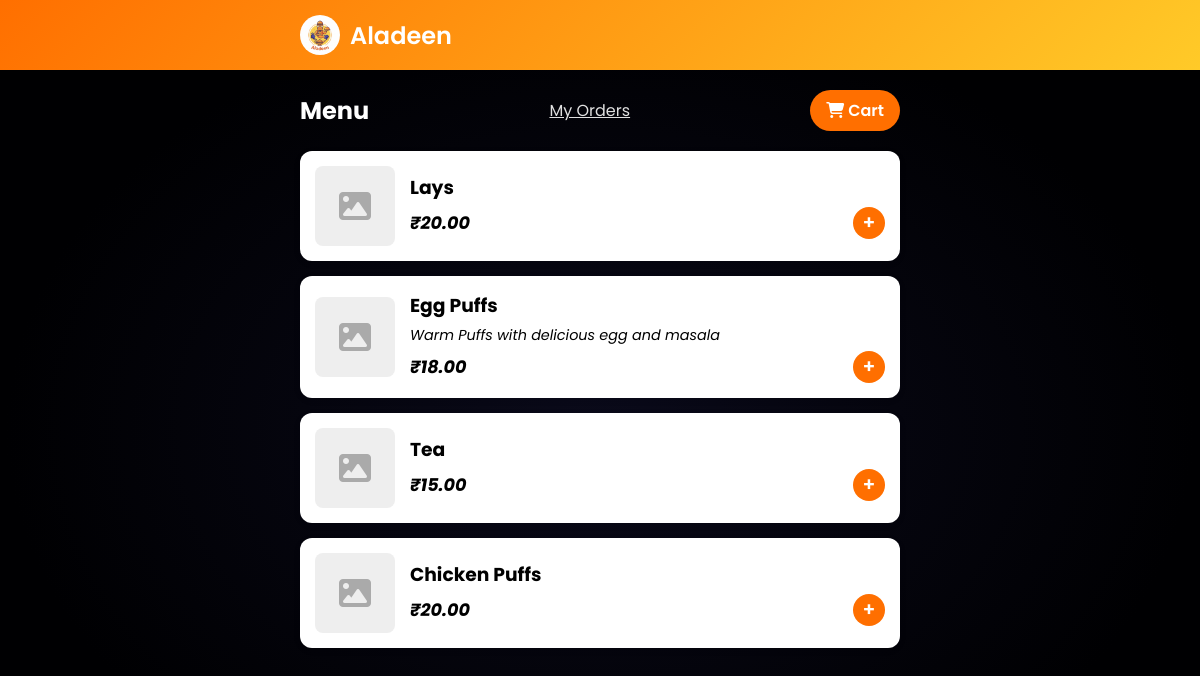
Before: /menu/ with the older database file.
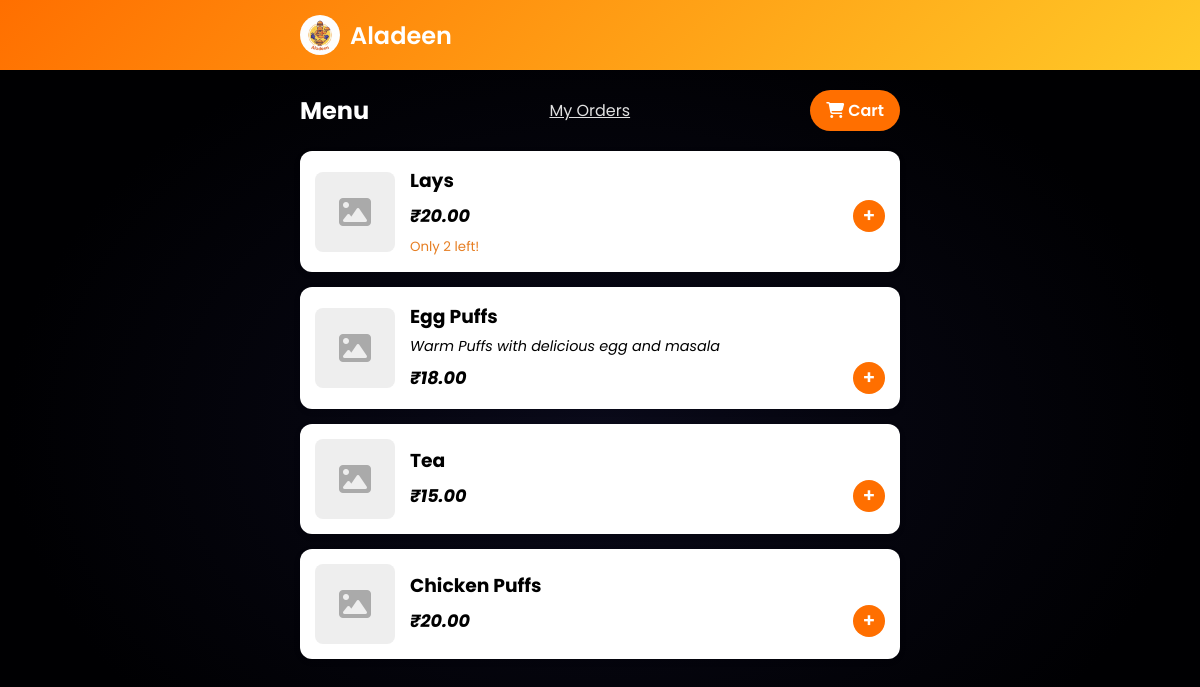
After: the same page with the newer database file.
### orders/models.py (models this page shows, shortened)
class Snack(models.Model):
    name = models.CharField(max_length=200)
    description = models.TextField(blank=True)
    price = models.DecimalField(max_digits=6, decimal_places=2)
    image = models.ImageField(upload_to='snacks/', blank=True, null=True)
    is_available = models.BooleanField(default=True)
    stock = models.PositiveIntegerField(default=0)

### orders/views.py (the view)
# urls.py: path('menu/', views.menu, name='menu'),
def menu(request):
    snacks = Snack.objects.filter(is_available=True)
    cart = request.session.get('cart', {})
    snacks_with_qty = []
    for snack in snacks:
        qty = cart.get(str(snack.id), 0)
        snacks_with_qty.append({
            'snack': snack,
            'qty': qty
        })
    return render(request, 'menu.html', {'snacks_with_qty': snacks_with_qty})

### templates/menu.html (shortened to what this page needs)
{% extends 'base.html' %}
{% block content %}
<div style="display: flex; justify-content: space-between; align-items: center; margin-bottom: 20px;">
    <h2 style="margin:0; color: white;">Menu</h2>
    <a style="color: #e0e0e0;" href="{% url 'my_orders' %}">My Orders</a>
    <a href="{% url 'cart' %}" class="btn btn-primary" style="padding: 8px 16px;">
        <i class="fas fa-shopping-cart"></i> Cart
    </a>
</div>
<div class="menu-grid">
    {% for item in snacks_with_qty %}
    <div class="snack-card">
        {% if item.snack.image %}
        <img src="{{ item.snack.image.url }}" alt="{{ item.snack.name }}" class="snack-img">
        {% else %}
        <div class="snack-img"
            style="background: #eee; display: flex; align-items: center; justify-content: center; color: #aaa;">
            <i class="fas fa-image fa-2x"></i>
        </div>
        {% endif %}
        <div class="snack-info">
            <h3 style="margin: 0 0 5px; font-weight: bold; color: black;">{{ item.snack.name }}</h3>
            <p style="margin: 0 0 5px; font-size: 0.9rem; font-style: italic; color: black;">{{ item.snack.description }}</p>
            <div style="display: flex; justify-content: space-between; align-items: center;">
                <span class="snack-price" style="font-style: italic; color: black;">₹{{ item.snack.price }}</span>
                {% if item.snack.stock > 0 %}
                <div style="display: flex; align-items: center; gap: 10px;">
                    <a href="{% url 'add_to_cart' item.snack.id %}" class="btn btn-primary"
                        style="padding: 0; font-size: 1.2rem; border-radius: 50%; width: 32px; height: 32px; display: flex; align-items: center; justify-content: center; text-decoration: none; line-height: 1;">
                        +
                    </a>
                </div>
                {% else %}
                <span class="out-of-stock">Out of Stock</span>
                {% endif %}
            </div>
            {% if item.snack.stock > 0 and item.snack.stock < 5 %} <small
                style="color: #e67e22; display: block; margin-top: 5px;">Only {{ item.snack.stock }} left!</small>
                {% endif %}
        </div>
    </div>
    {% empty %}
    <div class="card" style="text-align: center;">
        <p>No snacks available right now.</p>
    </div>
    {% endfor %}
</div>
{% endblock %}

### templates/base.html (shortened to what this page needs)
{% load static %}
<!DOCTYPE html>
<html lang="en">
<head>
    <link rel="stylesheet" href="https://cdnjs.cloudflare.com/ajax/libs/font-awesome/6.4.0/css/all.min.css">
    <link rel="stylesheet" href="{% static 'css/style.css' %}">
</head>
<body>
    <header class="app-header">
        <div class="container header-content">
            <h1 class="logo" style="display: flex; align-items: center;">
                <img src="{% static 'images/logo.png' %}" alt="Aladeen Logo"
                    style="height: 40px; margin-right: 10px; border-radius: 50%;">
                Aladeen
            </h1>
        </div>
    </header>
    <main class="container">
        {% block content %}
        {% endblock %}
    </main>
    <div id="app" style="position: fixed; top: 0; left: 0; width: 100%; height: 100%; z-index: -1;">
    </div>
</body>
</html>

### static/css/style.css (style rules this page uses)
:root { --primary-color: #ff6f00; --secondary-color: #ffca28; --text-color: #333; --bg-color: #f8f9fa; --card-bg: #ffffff; --success-color: #28a745; --danger-color: #dc3545; --border-radius: 12px; }
body { font-family: 'Poppins', sans-serif; background-color: var(--bg-color); color: var(--text-color); margin: 0; padding-bottom: 60px; }
.container { padding: 20px; max-width: 600px; margin: 0 auto; }
.app-header { background: linear-gradient(135deg, var(--primary-color), var(--secondary-color)); color: white; padding: 15px 0; box-shadow: 0 4px 6px rgba(0, 0, 0, 0.1); position: sticky; top: 0; z-index: 1000; }
.header-content { display: flex; justify-content: space-between; align-items: center; padding: 0 20px; margin: 0 auto; }
.logo { margin: 0; font-size: 1.5rem; font-weight: 600; }
.btn { display: inline-block; padding: 12px 24px; border-radius: 50px; text-decoration: none; font-weight: 600; text-align: center; cursor: pointer; border: none; transition: all 0.3s ease; }
.btn-primary { background-color: var(--primary-color); color: white; }
.menu-grid { display: grid; gap: 15px; }
.snack-card { display: flex; align-items: center; background: white; border-radius: var(--border-radius); padding: 15px; box-shadow: 0 2px 8px rgba(0, 0, 0, 0.05); }
.snack-img { width: 80px; height: 80px; object-fit: cover; border-radius: 8px; margin-right: 15px; }
.snack-info { flex-grow: 1; }
.snack-price { font-weight: bold; color: var(--primary-color); font-size: 1.1rem; }

### templates/base.html (style rules this page uses)
body { background: radial-gradient(ellipse at center, #0a0a1a 0%, #000002 70%); color: #eee; min-height: 100vh; }
main { position: relative; z-index: 10; }

Changed rows visible on the page:
changed Snack "Lays": stock 21 → 2 (drawn); snack.stock (not shown) → "2"
